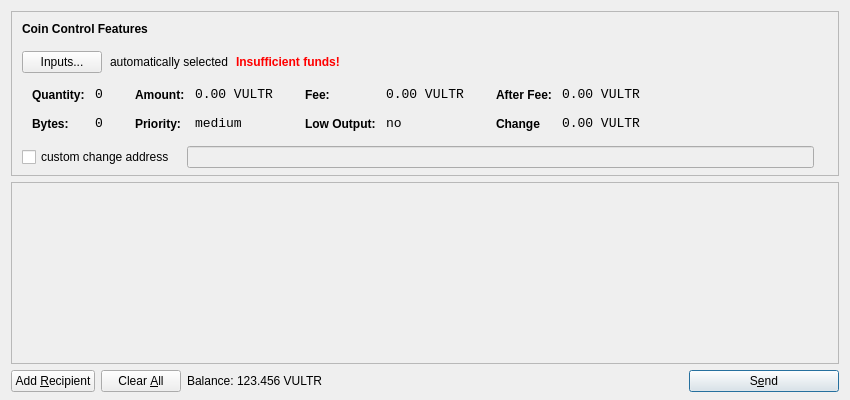
<?xml version="1.0" encoding="UTF-8"?>
<ui version="4.0">
 <class>SendCoinsDialog</class>
 <widget class="QDialog" name="SendCoinsDialog">
  <property name="geometry">
   <rect>
    <x>0</x>
    <y>0</y>
    <width>850</width>
    <height>400</height>
   </rect>
  </property>
  <property name="windowTitle">
   <string>Send Coins</string>
  </property>
  <layout class="QVBoxLayout" name="verticalLayout" stretch="0,1,0">
   <property name="bottomMargin">
    <number>8</number>
   </property>
   <item>
    <widget class="QFrame" name="frameCoinControl">
     <property name="sizePolicy">
      <sizepolicy hsizetype="Expanding" vsizetype="Expanding">
       <horstretch>0</horstretch>
       <verstretch>0</verstretch>
      </sizepolicy>
     </property>
     <property name="maximumSize">
      <size>
       <width>16777215</width>
       <height>16777215</height>
      </size>
     </property>
     <property name="frameShape">
      <enum>QFrame::StyledPanel</enum>
     </property>
     <property name="frameShadow">
      <enum>QFrame::Sunken</enum>
     </property>
     <layout class="QVBoxLayout" name="verticalLayoutCoinControl2">
      <property name="spacing">
       <number>-1</number>
      </property>
      <property name="leftMargin">
       <number>0</number>
      </property>
      <property name="topMargin">
       <number>0</number>
      </property>
      <property name="rightMargin">
       <number>0</number>
      </property>
      <property name="bottomMargin">
       <number>6</number>
      </property>
      <item>
       <layout class="QVBoxLayout" name="verticalLayoutCoinControl" stretch="0,0,0,0,1">
        <property name="spacing">
         <number>0</number>
        </property>
        <property name="leftMargin">
         <number>10</number>
        </property>
        <property name="topMargin">
         <number>10</number>
        </property>
        <item>
         <layout class="QHBoxLayout" name="horizontalLayoutCoinControl1">
          <property name="bottomMargin">
           <number>15</number>
          </property>
          <item>
           <widget class="QLabel" name="labelCoinControlFeatures">
            <property name="sizePolicy">
             <sizepolicy hsizetype="Preferred" vsizetype="Maximum">
              <horstretch>0</horstretch>
              <verstretch>0</verstretch>
             </sizepolicy>
            </property>
            <property name="font">
             <font>
              <weight>75</weight>
              <bold>true</bold>
             </font>
            </property>
            <property name="styleSheet">
             <string notr="true">font-weight:bold;</string>
            </property>
            <property name="text">
             <string>Coin Control Features</string>
            </property>
           </widget>
          </item>
         </layout>
        </item>
        <item>
         <layout class="QHBoxLayout" name="horizontalLayoutCoinControl2" stretch="0,0,0,0">
          <property name="spacing">
           <number>8</number>
          </property>
          <property name="bottomMargin">
           <number>10</number>
          </property>
          <item>
           <widget class="QPushButton" name="pushButtonCoinControl">
            <property name="styleSheet">
             <string notr="true"/>
            </property>
            <property name="text">
             <string>Inputs...</string>
            </property>
           </widget>
          </item>
          <item>
           <widget class="QLabel" name="labelCoinControlAutomaticallySelected">
            <property name="text">
             <string>automatically selected</string>
            </property>
            <property name="margin">
             <number>5</number>
            </property>
           </widget>
          </item>
          <item>
           <widget class="QLabel" name="labelCoinControlInsuffFunds">
            <property name="font">
             <font>
              <weight>75</weight>
              <bold>true</bold>
             </font>
            </property>
            <property name="styleSheet">
             <string notr="true">color:red;font-weight:bold;</string>
            </property>
            <property name="text">
             <string>Insufficient funds!</string>
            </property>
            <property name="margin">
             <number>5</number>
            </property>
           </widget>
          </item>
          <item>
           <spacer name="horizontalSpacerCoinControl">
            <property name="orientation">
             <enum>Qt::Horizontal</enum>
            </property>
            <property name="sizeHint" stdset="0">
             <size>
              <width>40</width>
              <height>1</height>
             </size>
            </property>
           </spacer>
          </item>
         </layout>
        </item>
        <item>
         <widget class="QWidget" name="widgetCoinControl" native="true">
          <property name="sizePolicy">
           <sizepolicy hsizetype="Preferred" vsizetype="Preferred">
            <horstretch>0</horstretch>
            <verstretch>0</verstretch>
           </sizepolicy>
          </property>
          <property name="minimumSize">
           <size>
            <width>0</width>
            <height>0</height>
           </size>
          </property>
          <property name="styleSheet">
           <string notr="true"/>
          </property>
          <layout class="QHBoxLayout" name="horizontalLayoutCoinControl5">
           <property name="margin">
            <number>0</number>
           </property>
           <item>
            <layout class="QHBoxLayout" name="horizontalLayoutCoinControl3" stretch="0,0,0,1">
             <property name="spacing">
              <number>20</number>
             </property>
             <property name="topMargin">
              <number>0</number>
             </property>
             <property name="bottomMargin">
              <number>10</number>
             </property>
             <item>
              <layout class="QFormLayout" name="formLayoutCoinControl1">
               <property name="horizontalSpacing">
                <number>10</number>
               </property>
               <property name="verticalSpacing">
                <number>14</number>
               </property>
               <property name="leftMargin">
                <number>10</number>
               </property>
               <property name="topMargin">
                <number>4</number>
               </property>
               <property name="rightMargin">
                <number>6</number>
               </property>
               <item row="0" column="0">
                <widget class="QLabel" name="labelCoinControlQuantityText">
                 <property name="styleSheet">
                  <string notr="true">font-weight:bold;</string>
                 </property>
                 <property name="text">
                  <string>Quantity:</string>
                 </property>
                 <property name="margin">
                  <number>0</number>
                 </property>
                </widget>
               </item>
               <item row="0" column="1">
                <widget class="QLabel" name="labelCoinControlQuantity">
                 <property name="font">
                  <font>
                   <family>Monospace</family>
                   <pointsize>10</pointsize>
                  </font>
                 </property>
                 <property name="cursor">
                  <cursorShape>IBeamCursor</cursorShape>
                 </property>
                 <property name="contextMenuPolicy">
                  <enum>Qt::ActionsContextMenu</enum>
                 </property>
                 <property name="text">
                  <string>0</string>
                 </property>
                 <property name="margin">
                  <number>0</number>
                 </property>
                 <property name="textInteractionFlags">
                  <set>Qt::LinksAccessibleByMouse|Qt::TextSelectableByKeyboard|Qt::TextSelectableByMouse</set>
                 </property>
                </widget>
               </item>
               <item row="1" column="0">
                <widget class="QLabel" name="labelCoinControlBytesText">
                 <property name="styleSheet">
                  <string notr="true">font-weight:bold;</string>
                 </property>
                 <property name="text">
                  <string>Bytes:</string>
                 </property>
                </widget>
               </item>
               <item row="1" column="1">
                <widget class="QLabel" name="labelCoinControlBytes">
                 <property name="font">
                  <font>
                   <family>Monospace</family>
                   <pointsize>10</pointsize>
                  </font>
                 </property>
                 <property name="cursor">
                  <cursorShape>IBeamCursor</cursorShape>
                 </property>
                 <property name="contextMenuPolicy">
                  <enum>Qt::ActionsContextMenu</enum>
                 </property>
                 <property name="text">
                  <string>0</string>
                 </property>
                 <property name="textInteractionFlags">
                  <set>Qt::LinksAccessibleByMouse|Qt::TextSelectableByKeyboard|Qt::TextSelectableByMouse</set>
                 </property>
                </widget>
               </item>
              </layout>
             </item>
             <item>
              <layout class="QFormLayout" name="formLayoutCoinControl2">
               <property name="horizontalSpacing">
                <number>10</number>
               </property>
               <property name="verticalSpacing">
                <number>14</number>
               </property>
               <property name="leftMargin">
                <number>6</number>
               </property>
               <property name="topMargin">
                <number>4</number>
               </property>
               <property name="rightMargin">
                <number>6</number>
               </property>
               <item row="0" column="0">
                <widget class="QLabel" name="labelCoinControlAmountText">
                 <property name="styleSheet">
                  <string notr="true">font-weight:bold;</string>
                 </property>
                 <property name="text">
                  <string>Amount:</string>
                 </property>
                 <property name="margin">
                  <number>0</number>
                 </property>
                </widget>
               </item>
               <item row="0" column="1">
                <widget class="QLabel" name="labelCoinControlAmount">
                 <property name="font">
                  <font>
                   <family>Monospace</family>
                   <pointsize>10</pointsize>
                  </font>
                 </property>
                 <property name="cursor">
                  <cursorShape>IBeamCursor</cursorShape>
                 </property>
                 <property name="contextMenuPolicy">
                  <enum>Qt::ActionsContextMenu</enum>
                 </property>
                 <property name="text">
                  <string>0.00 VULTR</string>
                 </property>
                 <property name="textInteractionFlags">
                  <set>Qt::LinksAccessibleByMouse|Qt::TextSelectableByKeyboard|Qt::TextSelectableByMouse</set>
                 </property>
                </widget>
               </item>
               <item row="1" column="0">
                <widget class="QLabel" name="labelCoinControlPriorityText">
                 <property name="styleSheet">
                  <string notr="true">font-weight:bold;</string>
                 </property>
                 <property name="text">
                  <string>Priority:</string>
                 </property>
                </widget>
               </item>
               <item row="1" column="1">
                <widget class="QLabel" name="labelCoinControlPriority">
                 <property name="font">
                  <font>
                   <family>Monospace</family>
                   <pointsize>10</pointsize>
                  </font>
                 </property>
                 <property name="cursor">
                  <cursorShape>IBeamCursor</cursorShape>
                 </property>
                 <property name="contextMenuPolicy">
                  <enum>Qt::ActionsContextMenu</enum>
                 </property>
                 <property name="text">
                  <string>medium</string>
                 </property>
                 <property name="textInteractionFlags">
                  <set>Qt::LinksAccessibleByMouse|Qt::TextSelectableByKeyboard|Qt::TextSelectableByMouse</set>
                 </property>
                </widget>
               </item>
              </layout>
             </item>
             <item>
              <layout class="QFormLayout" name="formLayoutCoinControl3">
               <property name="horizontalSpacing">
                <number>10</number>
               </property>
               <property name="verticalSpacing">
                <number>14</number>
               </property>
               <property name="leftMargin">
                <number>6</number>
               </property>
               <property name="topMargin">
                <number>4</number>
               </property>
               <property name="rightMargin">
                <number>6</number>
               </property>
               <item row="0" column="0">
                <widget class="QLabel" name="labelCoinControlFeeText">
                 <property name="styleSheet">
                  <string notr="true">font-weight:bold;</string>
                 </property>
                 <property name="text">
                  <string>Fee:</string>
                 </property>
                 <property name="margin">
                  <number>0</number>
                 </property>
                </widget>
               </item>
               <item row="0" column="1">
                <widget class="QLabel" name="labelCoinControlFee">
                 <property name="font">
                  <font>
                   <family>Monospace</family>
                   <pointsize>10</pointsize>
                  </font>
                 </property>
                 <property name="cursor">
                  <cursorShape>IBeamCursor</cursorShape>
                 </property>
                 <property name="contextMenuPolicy">
                  <enum>Qt::ActionsContextMenu</enum>
                 </property>
                 <property name="text">
                  <string>0.00 VULTR</string>
                 </property>
                 <property name="textInteractionFlags">
                  <set>Qt::LinksAccessibleByMouse|Qt::TextSelectableByKeyboard|Qt::TextSelectableByMouse</set>
                 </property>
                </widget>
               </item>
               <item row="1" column="0">
                <widget class="QLabel" name="labelCoinControlLowOutputText">
                 <property name="styleSheet">
                  <string notr="true">font-weight:bold;</string>
                 </property>
                 <property name="text">
                  <string>Low Output:</string>
                 </property>
                </widget>
               </item>
               <item row="1" column="1">
                <widget class="QLabel" name="labelCoinControlLowOutput">
                 <property name="font">
                  <font>
                   <family>Monospace</family>
                   <pointsize>10</pointsize>
                  </font>
                 </property>
                 <property name="cursor">
                  <cursorShape>IBeamCursor</cursorShape>
                 </property>
                 <property name="contextMenuPolicy">
                  <enum>Qt::ActionsContextMenu</enum>
                 </property>
                 <property name="text">
                  <string>no</string>
                 </property>
                 <property name="textInteractionFlags">
                  <set>Qt::LinksAccessibleByMouse|Qt::TextSelectableByKeyboard|Qt::TextSelectableByMouse</set>
                 </property>
                </widget>
               </item>
              </layout>
             </item>
             <item>
              <layout class="QFormLayout" name="formLayoutCoinControl4">
               <property name="horizontalSpacing">
                <number>10</number>
               </property>
               <property name="verticalSpacing">
                <number>14</number>
               </property>
               <property name="leftMargin">
                <number>6</number>
               </property>
               <property name="topMargin">
                <number>4</number>
               </property>
               <property name="rightMargin">
                <number>6</number>
               </property>
               <item row="0" column="0">
                <widget class="QLabel" name="labelCoinControlAfterFeeText">
                 <property name="styleSheet">
                  <string notr="true">font-weight:bold;</string>
                 </property>
                 <property name="text">
                  <string>After Fee:</string>
                 </property>
                 <property name="margin">
                  <number>0</number>
                 </property>
                </widget>
               </item>
               <item row="0" column="1">
                <widget class="QLabel" name="labelCoinControlAfterFee">
                 <property name="font">
                  <font>
                   <family>Monospace</family>
                   <pointsize>10</pointsize>
                  </font>
                 </property>
                 <property name="cursor">
                  <cursorShape>IBeamCursor</cursorShape>
                 </property>
                 <property name="contextMenuPolicy">
                  <enum>Qt::ActionsContextMenu</enum>
                 </property>
                 <property name="text">
                  <string>0.00 VULTR</string>
                 </property>
                 <property name="textInteractionFlags">
                  <set>Qt::LinksAccessibleByMouse|Qt::TextSelectableByKeyboard|Qt::TextSelectableByMouse</set>
                 </property>
                </widget>
               </item>
               <item row="1" column="0">
                <widget class="QLabel" name="labelCoinControlChangeText">
                 <property name="styleSheet">
                  <string notr="true">font-weight:bold;</string>
                 </property>
                 <property name="text">
                  <string>Change</string>
                 </property>
                </widget>
               </item>
               <item row="1" column="1">
                <widget class="QLabel" name="labelCoinControlChange">
                 <property name="font">
                  <font>
                   <family>Monospace</family>
                   <pointsize>10</pointsize>
                  </font>
                 </property>
                 <property name="cursor">
                  <cursorShape>IBeamCursor</cursorShape>
                 </property>
                 <property name="contextMenuPolicy">
                  <enum>Qt::ActionsContextMenu</enum>
                 </property>
                 <property name="text">
                  <string>0.00 VULTR</string>
                 </property>
                 <property name="textInteractionFlags">
                  <set>Qt::LinksAccessibleByMouse|Qt::TextSelectableByKeyboard|Qt::TextSelectableByMouse</set>
                 </property>
                </widget>
               </item>
              </layout>
             </item>
            </layout>
           </item>
          </layout>
         </widget>
        </item>
        <item>
         <layout class="QHBoxLayout" name="horizontalLayoutCoinControl4" stretch="0,0,0">
          <property name="spacing">
           <number>12</number>
          </property>
          <property name="sizeConstraint">
           <enum>QLayout::SetDefaultConstraint</enum>
          </property>
          <property name="topMargin">
           <number>5</number>
          </property>
          <property name="rightMargin">
           <number>5</number>
          </property>
          <item>
           <widget class="QCheckBox" name="checkBoxCoinControlChange">
            <property name="text">
             <string>custom change address</string>
            </property>
           </widget>
          </item>
          <item>
           <widget class="QLineEdit" name="lineEditCoinControlChange">
            <property name="enabled">
             <bool>false</bool>
            </property>
            <property name="sizePolicy">
             <sizepolicy hsizetype="Expanding" vsizetype="Fixed">
              <horstretch>0</horstretch>
              <verstretch>0</verstretch>
             </sizepolicy>
            </property>
           </widget>
          </item>
          <item>
           <widget class="QLabel" name="labelCoinControlChangeLabel">
            <property name="sizePolicy">
             <sizepolicy hsizetype="Preferred" vsizetype="Expanding">
              <horstretch>0</horstretch>
              <verstretch>0</verstretch>
             </sizepolicy>
            </property>
            <property name="minimumSize">
             <size>
              <width>0</width>
              <height>0</height>
             </size>
            </property>
            <property name="text">
             <string/>
            </property>
            <property name="margin">
             <number>3</number>
            </property>
           </widget>
          </item>
         </layout>
        </item>
        <item>
         <spacer name="verticalSpacerCoinControl">
          <property name="orientation">
           <enum>Qt::Vertical</enum>
          </property>
          <property name="sizeHint" stdset="0">
           <size>
            <width>800</width>
            <height>1</height>
           </size>
          </property>
         </spacer>
        </item>
       </layout>
      </item>
     </layout>
    </widget>
   </item>
   <item>
    <widget class="QScrollArea" name="scrollArea">
     <property name="widgetResizable">
      <bool>true</bool>
     </property>
     <widget class="QWidget" name="scrollAreaWidgetContents">
      <property name="geometry">
       <rect>
        <x>0</x>
        <y>0</y>
        <width>830</width>
        <height>165</height>
       </rect>
      </property>
      <layout class="QVBoxLayout" name="verticalLayout_2">
       <property name="margin">
        <number>0</number>
       </property>
       <item>
        <layout class="QVBoxLayout" name="entries">
         <property name="spacing">
          <number>6</number>
         </property>
        </layout>
       </item>
       <item>
        <spacer name="verticalSpacer">
         <property name="orientation">
          <enum>Qt::Vertical</enum>
         </property>
         <property name="sizeHint" stdset="0">
          <size>
           <width>20</width>
           <height>40</height>
          </size>
         </property>
        </spacer>
       </item>
      </layout>
     </widget>
    </widget>
   </item>
   <item>
    <layout class="QHBoxLayout" name="horizontalLayout">
     <item>
      <widget class="QPushButton" name="addButton">
       <property name="toolTip">
        <string>Send to multiple recipients at once</string>
       </property>
       <property name="text">
        <string>Add &amp;Recipient</string>
       </property>
       <property name="icon">
        <iconset resource="../bitcoin.qrc">
         <normaloff>:/icons/add</normaloff>:/icons/add</iconset>
       </property>
       <property name="autoDefault">
        <bool>false</bool>
       </property>
      </widget>
     </item>
     <item>
      <widget class="QPushButton" name="clearButton">
       <property name="sizePolicy">
        <sizepolicy hsizetype="Minimum" vsizetype="Fixed">
         <horstretch>0</horstretch>
         <verstretch>0</verstretch>
        </sizepolicy>
       </property>
       <property name="toolTip">
        <string>Remove all transaction fields</string>
       </property>
       <property name="text">
        <string>Clear &amp;All</string>
       </property>
       <property name="icon">
        <iconset resource="../bitcoin.qrc">
         <normaloff>:/icons/remove</normaloff>:/icons/remove</iconset>
       </property>
       <property name="autoRepeatDelay">
        <number>300</number>
       </property>
       <property name="autoDefault">
        <bool>false</bool>
       </property>
      </widget>
     </item>
     <item>
      <layout class="QHBoxLayout" name="horizontalLayout_2">
       <property name="spacing">
        <number>3</number>
       </property>
       <item>
        <widget class="QLabel" name="label">
         <property name="sizePolicy">
          <sizepolicy hsizetype="Preferred" vsizetype="Fixed">
           <horstretch>0</horstretch>
           <verstretch>0</verstretch>
          </sizepolicy>
         </property>
         <property name="text">
          <string>Balance:</string>
         </property>
        </widget>
       </item>
       <item>
        <widget class="QLabel" name="labelBalance">
         <property name="sizePolicy">
          <sizepolicy hsizetype="Preferred" vsizetype="Fixed">
           <horstretch>0</horstretch>
           <verstretch>0</verstretch>
          </sizepolicy>
         </property>
         <property name="cursor">
          <cursorShape>IBeamCursor</cursorShape>
         </property>
         <property name="text">
          <string>123.456 VULTR</string>
         </property>
         <property name="textInteractionFlags">
          <set>Qt::LinksAccessibleByMouse|Qt::TextSelectableByKeyboard|Qt::TextSelectableByMouse</set>
         </property>
        </widget>
       </item>
      </layout>
     </item>
     <item>
      <spacer name="horizontalSpacer">
       <property name="orientation">
        <enum>Qt::Horizontal</enum>
       </property>
       <property name="sizeHint" stdset="0">
        <size>
         <width>40</width>
         <height>20</height>
        </size>
       </property>
      </spacer>
     </item>
     <item>
      <widget class="QPushButton" name="sendButton">
       <property name="minimumSize">
        <size>
         <width>150</width>
         <height>0</height>
        </size>
       </property>
       <property name="toolTip">
        <string>Confirm the send action</string>
       </property>
       <property name="text">
        <string>S&amp;end</string>
       </property>
       <property name="icon">
        <iconset resource="../bitcoin.qrc">
         <normaloff>:/icons/send</normaloff>:/icons/send</iconset>
       </property>
       <property name="default">
        <bool>true</bool>
       </property>
      </widget>
     </item>
    </layout>
   </item>
  </layout>
 </widget>
 <resources>
  <include location="../bitcoin.qrc"/>
 </resources>
 <connections/>
</ui>
